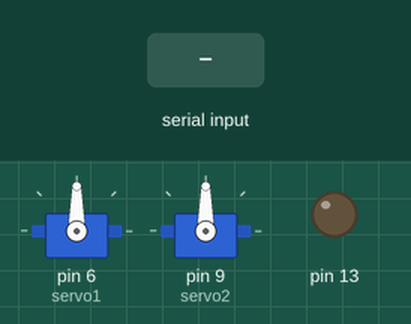
A sketch run on a simulated Arduino Uno, built with avr-gcc and run on an emulated ATmega328P. On the bench: 2 × servo, output pins drawn as LEDs (lit = HIGH). Inputs (shaded band) come from the test bench.

Above: at 1.4 s.
1.5 s: "90,45\n" received over Serial
At 2.2 s:
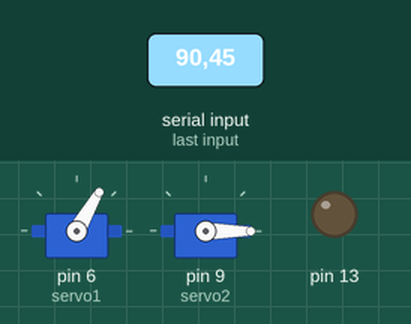
3.0 s: "1,90\n" received over Serial
At 3.3 s:
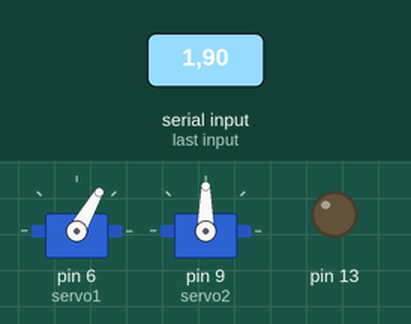
4.5 s: "30,150\n" received over Serial
At 5.6 s:
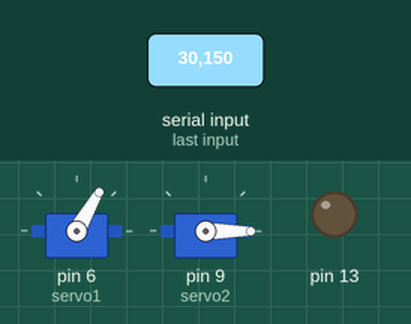
6.0 s: "1,90,45\n" received over Serial
At 6.8 s:
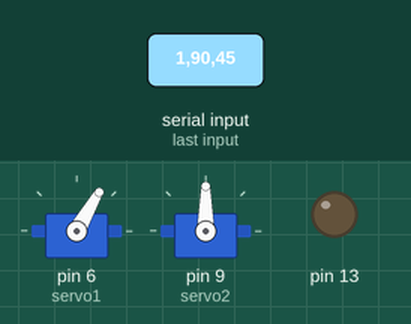
Timing chart, 0 to 8.5 s (numbered marks = the images above; inputs shaded):
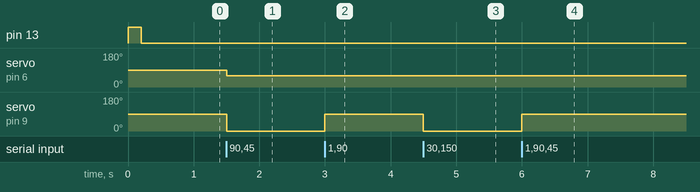

Measured:
- after the input at 1.5 s, servo on pin 6 (servo1): 90° → 60° at once; servo on pin 9 (servo2): 90° → 0° at once
- after the input at 3.0 s, servo on pin 9 (servo2): 0° → 90° at once
- after the input at 4.5 s, servo on pin 9 (servo2): 90° → 0° at once
- after the input at 6.0 s, servo on pin 9 (servo2): 0° → 90° at once

The sketch:

arduino_code.ino
```cpp
#include <Servo.h>

Servo servo1; // Y-Axis (Tilt) - Pin 6
Servo servo2; // X-Axis (Pan)  - Pin 9

void setup() {
  // Using baud rate 115200 -> faster than 9600
  Serial.begin(115200);

  // I set the timeout to 5ms -> Arduino don't wait longer for the data (default is 1000ms)
  Serial.setTimeout(5);

  servo1.attach(6);
  servo2.attach(9);

  // Default Position (Center)
  servo1.write(90);
  servo2.write(90);

  // Quick LED flash to confirm it's ready
  pinMode(13, OUTPUT);
  digitalWrite(13, HIGH); delay(200); digitalWrite(13, LOW);
}

void loop() {
  if (Serial.available() > 0) {
    // Read the incoming data until the newline character
    String data = Serial.readStringUntil('\n');

    // Parse the "X,Y" format
    int commaIndex = data.indexOf(',');
    if (commaIndex > 0) {
      String xStr = data.substring(0, commaIndex);
      String yStr = data.substring(commaIndex + 1);


      int valX = xStr.toInt();
      int valY = yStr.toInt();

      /* WARNING: PLEASE ADJUST THE LOGIC YOURSELF
    Because it depends on your real setup: brackets, load,
    and many possible servo stall cases (it can hurt your servo, seriously).
    */


      // --- SERVO 1 (Y / TILT) Logic ---
      // I set the threshold to 15 here (slightly more sensitive than X).
      if (valY > 15) {
        servo1.write(60);   // Change position
      } else if (valY < -15) {
        servo1.write(135);  // Change position
      } else {
        servo1.write(90);   // Back to center
      }

      // --- SERVO 2 (X / PAN) Logic ---
      // Threshold is 20.
      if (valX > 20) {
        servo2.write(0);  // Change position
      } else if (valX < -20) {
        servo2.write(180);    // Change position
      } else {
        servo2.write(90);   // Back to center
      }
    }
  }
}
```
